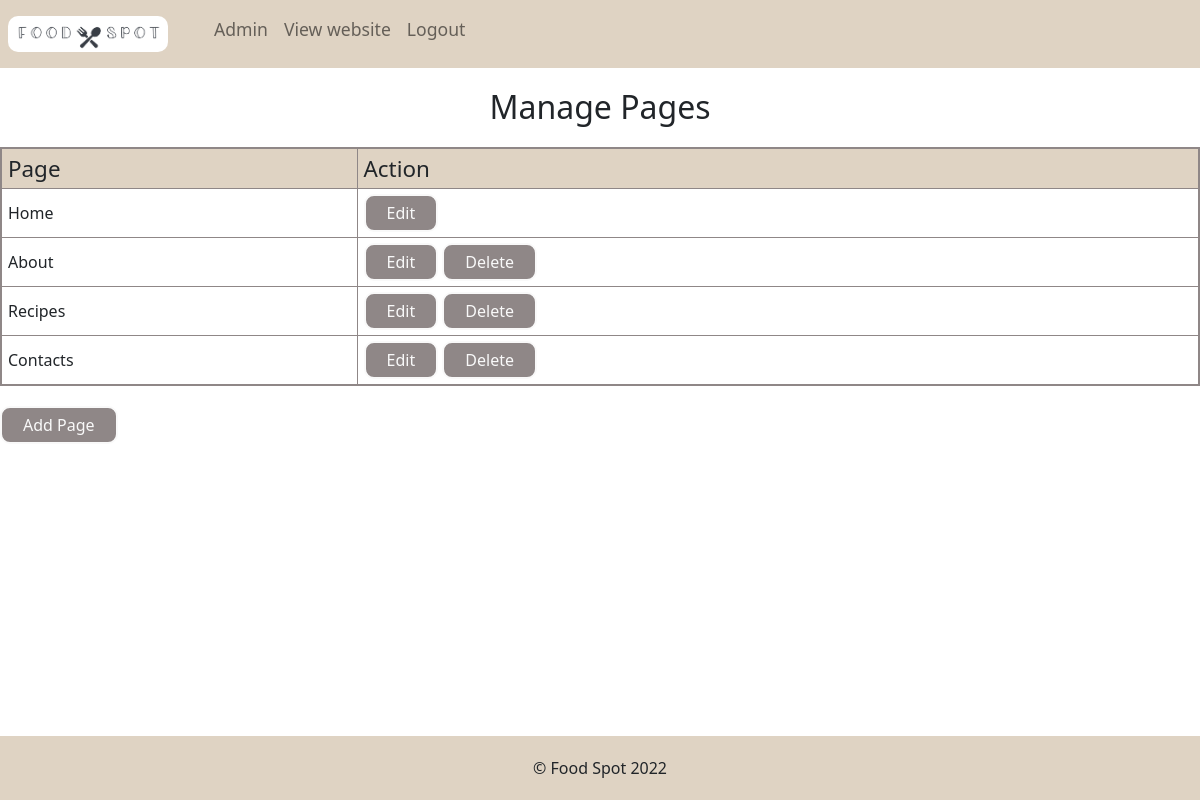
/admin/index.php (signed in), run on the app's committed database.
### tables this page shows
CREATE TABLE `pages` (
  `ID` int(11) NOT NULL AUTO_INCREMENT,
  `title` varchar(255) DEFAULT NULL,
  `isRoot` int(11) NOT NULL DEFAULT 1,
  `content` text DEFAULT NULL,
  PRIMARY KEY (`ID`)
);

### admin/index.php (the view, shortened to what this page needs)
<?php
require('../config.php');
?>
<!DOCTYPE html>
<html lang="en">
<head>
	<link rel="stylesheet" href="../style/navbar.css" />
	<link rel="stylesheet" href="../style/footer.css" />
	<link rel="stylesheet" href="../style/style.css" />
	<link href="https://cdn.jsdelivr.net/npm/bootstrap@5.2.0-beta1/dist/css/bootstrap.min.css" rel="stylesheet">
</head>
<body>
	<?php include('../includes/navbar.php'); ?>
		<h2 id='title'>Manage Pages</h2>
		<table>
			<tr>
				<th>Page</th>
				<th>Action</th>
			</tr>
			<?php
			$sql = mysqli_query($conn, "SELECT * FROM pages ORDER BY ID");
			while ($row = mysqli_fetch_object($sql)) {
				echo "<tr>";
				echo "<td>$row->title</td>";
				if ($row->ID == 1) {
					echo "<td><button><a href=\"" . DIRADMIN . "editpage.php?id=$row->ID\">Edit</a></button></td>";
				} else {
					echo "<td><button><a href=\"" . DIRADMIN . "editpage.php?id=$row->ID\">Edit</a></button> <button><a href=\"javascript:delpage('$row->ID','$row->title');\">Delete</a></button></td>";
				}
				echo "</tr>";
			}
			?>
		</table>
		<button><a href="<?php echo DIRADMIN; ?>addpage.php" class="button">Add Page</a></button>
	<?php include('../includes/footer.php'); ?>
</body>
</html>

### includes/navbar.php
<div class="navbar navbar-expand-lg ">
    <ul class="navbar-nav">
        <li class="nav-item">
            <a class="nav-link" href="<?php echo DIRADMIN; ?>">
                <img id="logo" src="../assets/logo.png" alt="logo"></a>
        </li>
        <li class="nav-item"><a class="nav-link" href="<?php echo DIRADMIN; ?>">Admin</a></li>
        <li class="nav-item"><a class="nav-link" href="<?php echo DIR; ?>" target="_blank">View website</a></li>
        <li class="nav-item"><a class="nav-link" href="<?php echo DIRADMIN; ?>?logout">Logout</a></li>
    </ul>
</div>

### includes/footer.php
<div class="fixed-bottom" id="footer" >
    <div id="text">&copy; <?php echo SITETITLE . ' ' . date('Y'); ?> </div>
</div>

### style/navbar.css (style rules this page uses)
#logo { width: 160px; margin-right: 30px; border: none; border-radius: 10px; }
.navbar { background-color: #dfd3c3; font-size: 1.1rem; color: black !important; }

### style/footer.css (style rules this page uses)
#footer { text-align:center; background-color: #dfd3c3; }
#text { margin-bottom: 20px; margin-top: 20px; }

### style/style.css (style rules this page uses)
table a, button a { text-decoration: none !important; color:#f9f9f9 !important; padding: 15px ; }
button { border: 2px solid #f9f9f9; border-radius: 10px !important; background-color: #8f8787; color:#f9f9f9; transition: 0,7s; padding-top: 5px; padding-bottom: 5px; }
#title , #content { text-align: center; margin-top: 20px; }
table { width:100%; border:2px solid #8f8787; background:#fff; margin-bottom:20px; margin-top: 20px; }
table th { background-color:#dfd3c3; border:1px solid #8f8787; font-size: 1.4rem; padding:3px 6px; font-weight:normal; }
table tr td { border:1px solid #8f8787; padding:5px 6px; font-size:1rem; }

### data on the page
pages: title "Home"
pages: title "About"
pages: title "Recipes"
pages: title "Contacts"

### other printed values
SITETITLE "Food Spot"
